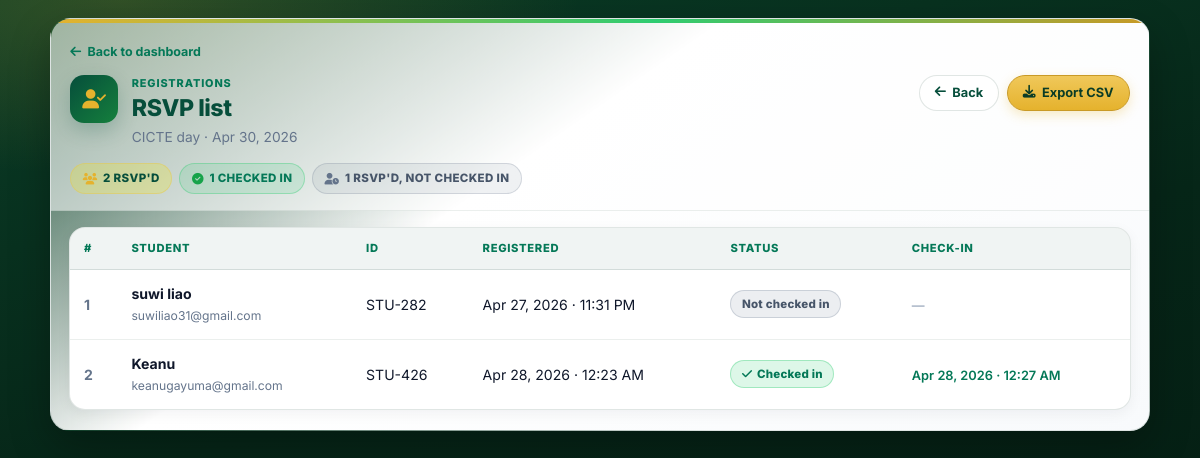
/event_rsvp.php?id=16 (signed in), run on the app's committed database.
### tables this page shows
CREATE TABLE `events` (
  `id` int(11) NOT NULL,
  `title` varchar(150) NOT NULL,
  `description` text DEFAULT NULL,
  `date` date DEFAULT NULL,
  `end_date` date DEFAULT NULL,
  `start_time` time DEFAULT NULL,
  `end_time` time DEFAULT NULL,
  `end_time_na` tinyint(1) NOT NULL DEFAULT 0,
  `location` varchar(255) DEFAULT NULL,
  `organizer_id` int(11) NOT NULL,
  `created_at` timestamp NOT NULL DEFAULT current_timestamp(),
  `status` enum('pending','active','rejected','closed') DEFAULT 'pending',
  `department` varchar(800) NOT NULL DEFAULT 'ALL',
  `checkin_token` varchar(64) DEFAULT NULL,
  `reject_reason` text DEFAULT NULL,
  `registration_mode` varchar(20) NOT NULL DEFAULT 'rsvp'
);

CREATE TABLE `registrations` (
  `id` int(11) NOT NULL,
  `user_id` int(11) NOT NULL,
  `event_id` int(11) NOT NULL,
  `registration_date` datetime DEFAULT current_timestamp(),
  `qr_code` varchar(255) DEFAULT NULL,
  `status` enum('absent','present') DEFAULT 'absent',
  `time_in` datetime DEFAULT NULL,
  `time_out` datetime DEFAULT NULL
);

CREATE TABLE `users` (
  `id` int(11) NOT NULL,
  `user_id` varchar(50) DEFAULT NULL,
  `name` varchar(100) NOT NULL,
  `email` varchar(100) NOT NULL,
  `organizer_contact_email` varchar(100) DEFAULT NULL,
  `organizer_phone` varchar(25) DEFAULT NULL,
  `organizer_contact_method` enum('email','phone') NOT NULL DEFAULT 'email',
  `password` varchar(255) NOT NULL,
  `role` enum('super_admin','admin','organizer','student','multimedia') NOT NULL,
  `department` enum('BSIT','BSHM','CONAHS','Senior High','High school department','College of Communication, Information and Technology','College of Accountancy and Business','School of Law and Political Science','College of Education','College of Nursing and Allied health sciences','College of Hospitality Management') DEFAULT NULL,
  `profile_picture` varchar(255) DEFAULT NULL,
  `status` enum('active','inactive') DEFAULT 'active',
  `created_at` timestamp NOT NULL DEFAULT current_timestamp(),
  `failed_attempts` int(11) DEFAULT 0,
  `must_change_password` tinyint(1) NOT NULL DEFAULT 0,
  `student_course` varchar(120) DEFAULT NULL,
  `student_year_level` varchar(40) DEFAULT NULL,
  `student_academic_year` varchar(20) DEFAULT NULL
);

### event_rsvp.php (the view, shortened to what this page needs)
<?php
include __DIR__ . '/config/db.php';
$event_id = (int) ($_GET['id'] ?? 0);
$stmt = $conn->prepare("SELECT id, title, date, location, organizer_id FROM events WHERE id = ?");
$stmt->bind_param("i", $event_id);
$stmt->execute();
$event = $stmt->get_result()->fetch_assoc();
$rows = [];
$st = $conn->prepare("
    SELECT r.user_id, r.registration_date, r.status, r.time_in, u.name, u.email, u.user_id AS school_id
    FROM registrations r
    JOIN users u ON r.user_id = u.id
    WHERE r.event_id = ?
    ORDER BY r.registration_date ASC
");
$st->bind_param("i", $event_id);
$st->execute();
$res = $st->get_result();
while ($row = $res->fetch_assoc()) {
    $regTs = !empty($row['registration_date']) ? strtotime((string) $row['registration_date']) : false;
    $inTs = !empty($row['time_in']) ? strtotime((string) $row['time_in']) : false;
    $row['is_walkin'] = $regTs !== false && $inTs !== false && $regTs >= $inTs - 10;
    $rows[] = $row;
}
$back_url = BASE_URL . '/backend/auth/dashboardorganizer.php?panel=events';
$totalCount = 0;
$walkinCount = 0;
$presentCount = 0;
$absentCount = 0;
foreach ($rows as $row) {
    $isPresent = strtolower(trim((string) ($row['status'] ?? ''))) === 'present' || !empty($row['time_in']);
    if (!empty($row['is_walkin'])) {
        $walkinCount++;
    } else {
        $totalCount++;
        if (!$isPresent) {
            $absentCount++;
        }
    }
    if ($isPresent) {
        $presentCount++;
    }
}
$eventDateLabel = '';
$rawDate = trim((string) ($event['date'] ?? ''));
if ($rawDate !== '') {
    $ts = strtotime($rawDate);
    $eventDateLabel = $ts ? date('M j, Y', $ts) : $rawDate;
}
function rsvp_h(string $s): string
{
    return htmlspecialchars($s, ENT_QUOTES, 'UTF-8');
}
function rsvp_format_datetime(?string $value): string
{
    $value = trim((string) $value);
    $ts = strtotime($value);
    return $ts ? date('M j, Y · g:i A', $ts) : $value;
}
?>
<!DOCTYPE html>
<html lang="en">
<head>
    <link href="https://cdn.jsdelivr.net/npm/bootstrap@5.3.2/dist/css/bootstrap.min.css" rel="stylesheet">
    <link rel="stylesheet" href="https://cdnjs.cloudflare.com/ajax/libs/font-awesome/6.4.0/css/all.min.css">
</head>
<body>
<div class="rsvp-shell">
    <header class="rsvp-hero">
        <a class="rsvp-crumb" href="<?= rsvp_h($back_url) ?>">
            <i class="fas fa-arrow-left" aria-hidden="true"></i> Back to dashboard
        </a>
        <div class="rsvp-hero__row">
            <div class="rsvp-hero__main">
                <div class="rsvp-hero__icon" aria-hidden="true"><i class="fas fa-user-check"></i></div>
                <div>
                    <p class="rsvp-hero__eyebrow">Registrations</p>
                    <h1 class="rsvp-hero__title">RSVP list</h1>
                    <p class="rsvp-hero__subtitle">
                        <?= rsvp_h((string) ($event['title'] ?? 'Event')) ?>
                        <?php if ($eventDateLabel !== ''): ?>
                            · <?= rsvp_h($eventDateLabel) ?>
                        <?php endif; ?>
                    </p>
                </div>
            </div>
            <div class="rsvp-hero__actions">
                <a class="rsvp-btn rsvp-btn--ghost" href="<?= rsvp_h($back_url) ?>">
                    <i class="fas fa-arrow-left" aria-hidden="true"></i> Back
                </a>
                <a class="rsvp-btn rsvp-btn--primary" href="?id=<?= (int) $event_id ?>&export=csv">
                    <i class="fas fa-download" aria-hidden="true"></i> Export CSV
                </a>
            </div>
        </div>
        <div class="rsvp-stats" aria-label="RSVP summary">
            <span class="rsvp-stat">
                <i class="fas fa-users" aria-hidden="true"></i>
                <?= (int) $totalCount ?> RSVP'd
            </span>
            <span class="rsvp-stat rsvp-stat--ok">
                <i class="fas fa-check-circle" aria-hidden="true"></i>
                <?= (int) $presentCount ?> checked in
            </span>
            <span class="rsvp-stat rsvp-stat--muted">
                <i class="fas fa-user-clock" aria-hidden="true"></i>
                <?= (int) $absentCount ?> RSVP'd, not checked in
            </span>
        </div>
    </header>
    <div class="rsvp-body">
        <?php if ($rows === []): ?>
            <div class="rsvp-empty">
                <div class="rsvp-empty__icon" aria-hidden="true"><i class="fas fa-user-plus"></i></div>
                <h2 class="rsvp-empty__title">No registrations yet</h2>
                <p class="rsvp-empty__text">When students RSVP for this event, they will appear here.</p>
            </div>
        <?php else: ?>
            <div class="rsvp-table-wrap">
                <div class="table-responsive">
                    <table class="rsvp-table">
                        <thead>
                            <tr>
                                <th>#</th>
                                <th>Student</th>
                                <th>ID</th>
                                <th>Registered</th>
                                <th>Status</th>
                                <th>Check-in</th>
                            </tr>
                        </thead>
                        <tbody>
                            <?php $n = 1; foreach ($rows as $row): ?>
                                <?php
                                    $statusRaw = strtolower(trim((string) ($row['status'] ?? 'registered')));
                                    $checkedIn = !empty($row['time_in']) || $statusRaw === 'present';
                                    $statusLabel = $checkedIn ? 'Checked in' : ($statusRaw === 'absent' ? 'Not checked in' : ucfirst($statusRaw !== '' ? $statusRaw : 'Registered'));
                                    $pillClass = $checkedIn ? 'rsvp-pill--present' : ($statusRaw === 'absent' ? 'rsvp-pill--absent' : 'rsvp-pill--other');
                                ?>
                                <tr>
                                    <td data-label="" class="rsvp-num"><?= $n++ ?></td>
                                    <td data-label="Student">
                                        <span class="rsvp-name"><?= rsvp_h((string) ($row['name'] ?? '')) ?></span>
                                        <span class="rsvp-meta"><?= rsvp_h((string) ($row['email'] ?? '')) ?></span>
                                    </td>
                                    <td data-label="ID"><?= rsvp_h((string) ($row['school_id'] ?? '—')) ?></td>
                                    <td data-label="Registered">
                                        <?php if (!empty($row['is_walkin'])): ?>
                                            <span class="rsvp-pill rsvp-pill--other">Walk-in</span>
                                        <?php else: ?>
                                            <?= rsvp_h(rsvp_format_datetime($row['registration_date'] ?? null)) ?>
                                        <?php endif; ?>
                                    </td>
                                    <td data-label="Status">
                                        <span class="rsvp-pill <?= $pillClass ?>">
                                            <?php if ($checkedIn): ?><i class="fas fa-check" aria-hidden="true"></i><?php endif; ?>
                                            <?= rsvp_h($statusLabel) ?>
                                        </span>
                                    </td>
                                    <td data-label="Check-in">
                                        <?php if (!empty($row['time_in'])): ?>
                                            <span class="rsvp-checkin"><?= rsvp_h(rsvp_format_datetime($row['time_in'])) ?></span>
                                        <?php else: ?>
                                            <span class="rsvp-checkin rsvp-checkin--empty">—</span>
                                        <?php endif; ?>
                                    </td>
                                </tr>
                            <?php endforeach; ?>
                        </tbody>
                    </table>
                </div>
            </div>
        <?php endif; ?>
    </div>
</div>
</body>
</html>

### data on the page
events: title "CICTE day", date "Apr 30, 2026"
registrations: user.name "suwi liao", user.email "suwiliao31@gmail.com", user.user_id "STU-282", registration_date "Apr 27, 2026 · 11:31 PM", rsvp_h($statusLabel) "Not checked in"
registrations: user.name "Keanu", user.email "keanugayuma@gmail.com", user.user_id "STU-426", registration_date "Apr 28, 2026 · 12:23 AM", time_in "Checked in", time_in "Apr 28, 2026 · 12:27 AM"

### other printed values
$totalCount "2"
$presentCount "1"
$absentCount "1"
